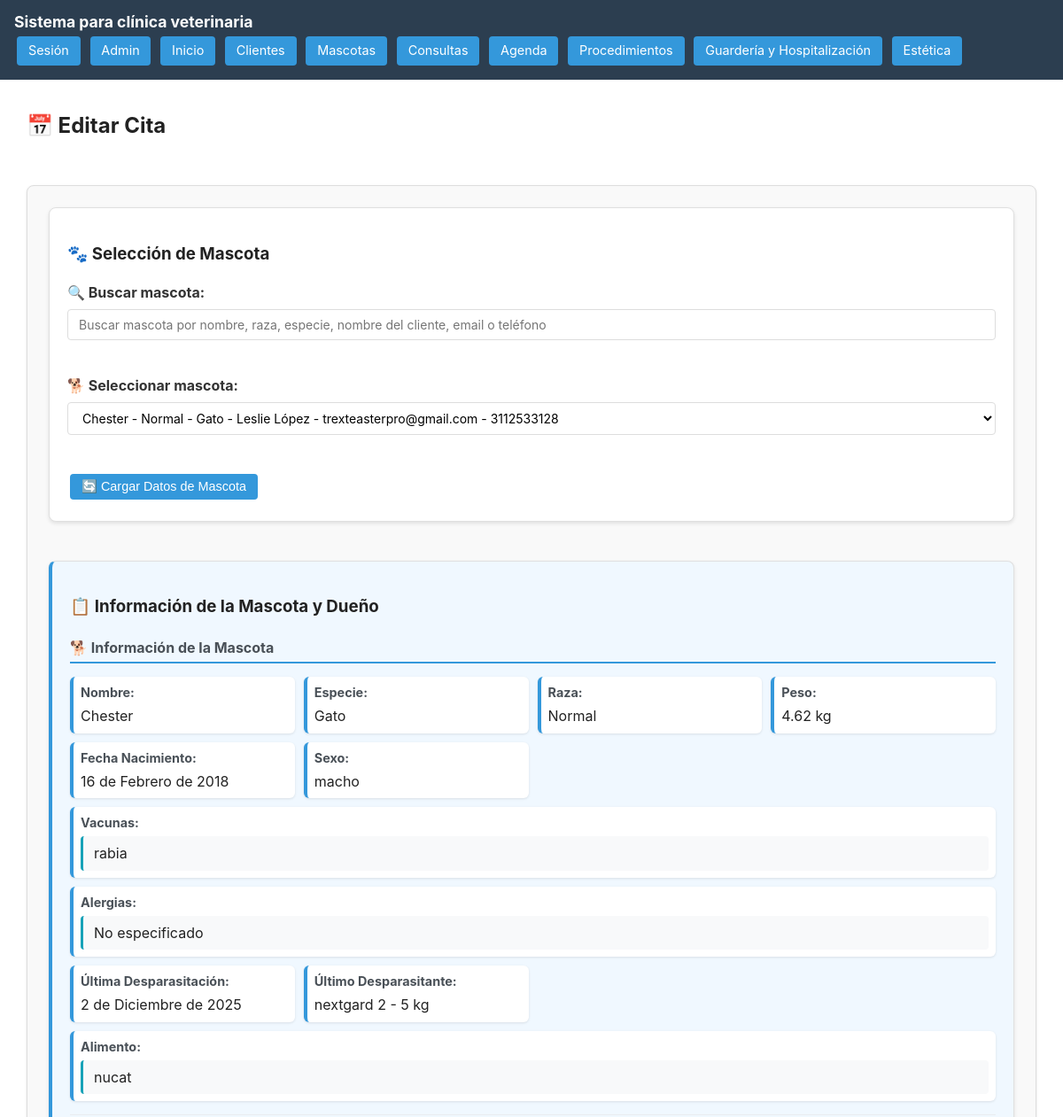
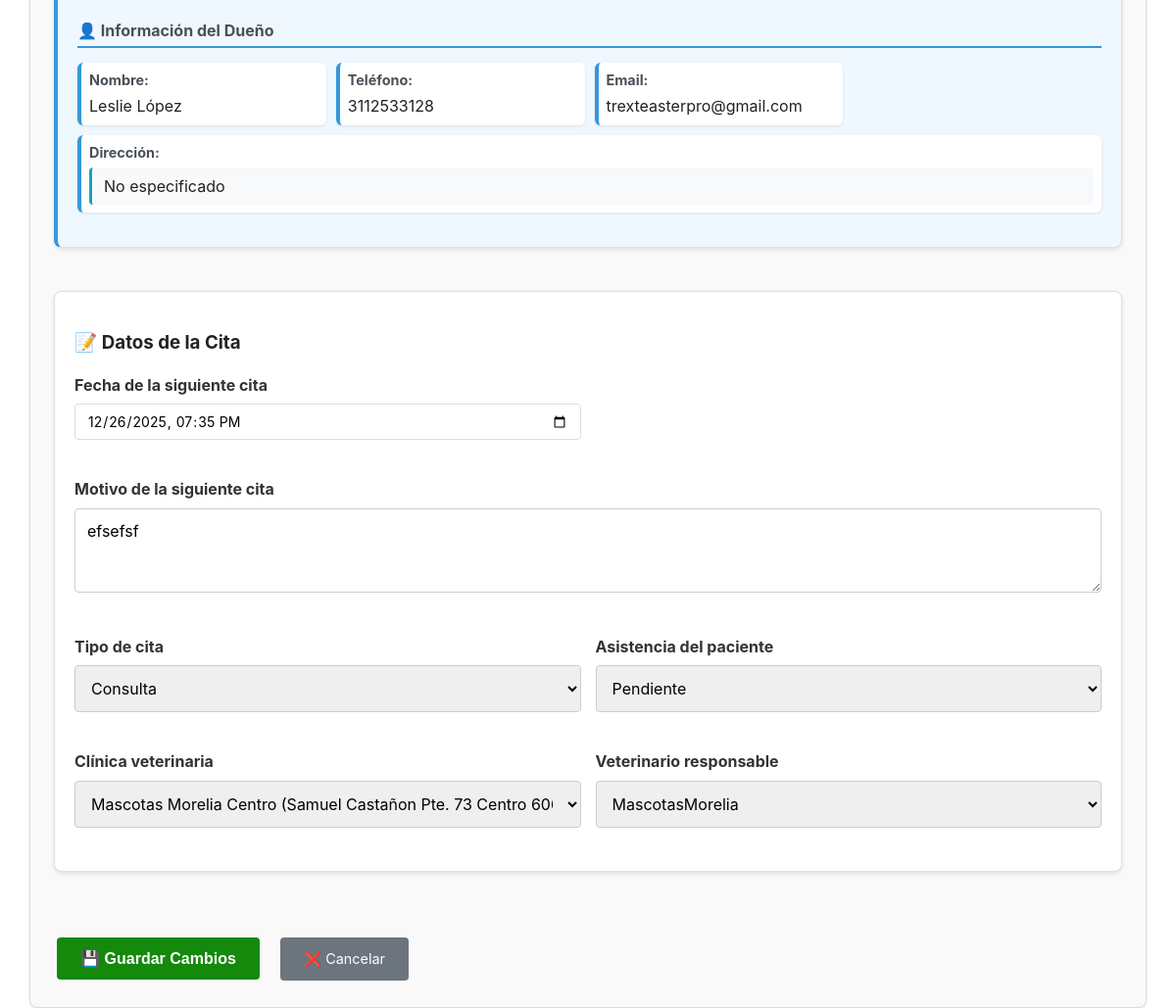
The app's page /agenda/editarProximasCitas/39/ (signed in) with its own data (2 pictures, top to bottom).
### ClientesMascotas/models.py (models this page shows)
class Mascotas(models.Model):
    SEXOS = [
        ('macho', 'macho'),
        ('hembra', 'hembra'),
    ]
    cliente = models.ForeignKey(Clientes, on_delete=models.CASCADE)
    nombre = models.CharField(max_length=255)
    especie = models.CharField(max_length=255)
    raza = models.CharField(max_length=255)
    fechaNacimiento = models.DateField()
    peso = models.FloatField()
    vacunas = models.TextField(blank=True)
    ultimaDesparasitacion = models.DateField(blank= True, null=True)
    ultimoDesparasitante = models.TextField(blank=True)
    alergias = models.TextField(blank=True)
    vive = models.BooleanField(default=True)
    sexo = models.CharField(
        max_length=20,
        choices=SEXOS,
        default='macho'  # puedes poner un valor por defecto si quieres
    )
    alimento = models.TextField(blank = True)

class Clientes(models.Model):
    nombre = models.CharField(max_length=255)
    email = models.EmailField(unique=True, blank = True)
    telefono = models.CharField(max_length=20, unique = True)
    direccion = models.TextField(blank=True)

### Agenda/models.py (models this page shows)
class SiguientesCitas(models.Model):
    CLINICAS = [
        ('Mascotas Morelia Centro (Samuel Castañon Pte. 73 Centro 60600 Apatzingán, Mich. Número 453-227-1694)', 'Mascotas Morelia Centro (Samuel Castañon Pte. 73 Centro 60600 Apatzingán, Mich. Número 453-227-1694)'),
    ]
    ESTADOS_ASISTENCIAS = [
        ('Pendiente', 'Pendiente'),
        ('Si asistió', 'Si asistió'),
        ('No asistió', 'No asistió'),
    ]
    TIPOS_CITA = [
        ('Consulta', 'Consulta'),
        ('Operación médica', 'Operación médica'),
        ('Desparasitación', 'Desparasitación'),
        ('Vacunación', 'Vacunación'),
        ('Servicio de estética', 'Servicio de estética'),
    ]
    fechaSiguienteCita = models.DateTimeField()
    descripcionCita = models.TextField(blank=True)
    tipoCita = models.CharField(
        max_length=64,
        choices= TIPOS_CITA,
        default= 'Consulta'
    )
    asistencia = models.CharField(
        max_length=64,
        choices= ESTADOS_ASISTENCIAS,
        default= 'Pendiente'
    )
    veterinario =  models.ForeignKey(User, on_delete=models.CASCADE)
    mascota = models.ForeignKey(Mascotas, on_delete=models.CASCADE)
    clinicaVeterinaria = models.CharField(
        max_length=255,
        choices=CLINICAS,
        default='Mascotas Morelia Centro (Samuel Castañon Pte. 73 Centro 60600 Apatzingán, Mich. Número 453-227-1694)'  # puedes poner un valor por defecto si quieres
    )

### Agenda/views.py (the view)
# urls.py: path('editarProximasCitas/<int:pk>/', views.editar_proxima_cita, name='editar-proximas-citas'),
@login_required
def editar_proxima_cita(request, pk):
    proxConsulta = get_object_or_404(SiguientesCitas, pk=pk)
    mascotas = Mascotas.objects.all().select_related('cliente')
    mascota_id = request.GET.get('mascota') or str(proxConsulta.mascota.id) if proxConsulta.mascota else None
    initial_data = {}
    datos_mascota = None
    if mascota_id:
        try:
            mascota = Mascotas.objects.get(pk=mascota_id)
            datos_mascota = {
                'nombre': mascota.nombre,
                'especie': mascota.especie,
                'raza': mascota.raza,
                'fechaNacimiento': mascota.fechaNacimiento,
                'peso': mascota.peso,
                'sexo': mascota.get_sexo_display(),
                'vacunas': mascota.vacunas,
                'alergias': mascota.alergias,
                'ultimaDesparasitacion': mascota.ultimaDesparasitacion,
                'ultimoDesparasitante': mascota.ultimoDesparasitante,
                'alimento': mascota.alimento,
                'cliente_nombre': mascota.cliente.nombre,
                'cliente_telefono': mascota.cliente.telefono,
                'cliente_email': mascota.cliente.email,
                'cliente_direccion': mascota.cliente.direccion,
            }
            datos_mascota_n8n = {
                'nombre': mascota.nombre,
                'especie': mascota.especie,
                'raza': mascota.raza,
                'peso': mascota.peso,
                'sexo': mascota.get_sexo_display(),
                'cliente_nombre': mascota.cliente.nombre,
                'cliente_email': mascota.cliente.email,
            }
        except Mascotas.DoesNotExist:
            mascota_id = None
    if request.method == 'POST':
        form = UpdateSiguienteCitaForm(request.POST, instance=proxConsulta)
        if form.is_valid():
            proxConsultaEditada = form.save(commit=False)
            mascota_id = request.POST.get('mascota')
            if mascota_id:
                proxConsultaEditada.mascota_id = mascota_id
            proxConsultaEditada.save()
            if proxConsultaEditada.asistencia == 'Pendiente':
                datos_formulario = {
                    'ID': str(proxConsultaEditada.pk),
                    'fecha_cita': form.cleaned_data["fechaSiguienteCita"],
                    'motivo' : form.cleaned_data["descripcionCita"],
                    'tipo_cita' : form.cleaned_data["tipoCita"],
                    'veterinaria' : form.cleaned_data["clinicaVeterinaria"],
                    'veterinario': str(request.user),
                    'correo_veterinario': str(request.user.email),
                    'mensaje_Enviado' : "no",
                    'sheet': 'agenda'
                }
                enviar_datos(datos_mascota_n8n, datos_formulario, "http://localhost:5678/webhook/editar-datos")
            messages.success(request, "Cita actualizada correctamente.")
            return redirect('ver-proximas-citas')
    else:
        form = UpdateSiguienteCitaForm(instance=proxConsulta)
    return render(request, 'agenda/proximasCitas/editarProximaCita.html', {
        'form': form,
        'mascotas': mascotas,
        'mascota_id': mascota_id,
        'datos_mascota': datos_mascota,
        'cita_actual': proxConsulta
    })

### templates/agenda/proximasCitas/editarProximaCita.html (shortened to what this page needs)
{% extends 'base.html' %}
{% block content %}
<section class="container">
    <div class="header-actions">
        <h2>📅 Editar Cita</h2>
    </div>
    <form method="post">
        <div class="form-section">
            <h3>🐾 Selección de Mascota</h3>
            <div class="form-group">
                <label for="mascota-search">🔍 Buscar mascota:</label>
                <input
                    type="text"
                    id="mascota-search"
                    placeholder="Buscar mascota por nombre, raza, especie, nombre del cliente, email o teléfono"
                    class="search-input"
                >
            </div>
            <div class="form-group">
                <label for="mascota">🐕 Seleccionar mascota:</label>
                <select id="mascota" name="mascota" class="searchable-dropdown" required>
                    {% for mascota in mascotas %}
                    <option
                        value="{{ mascota.id }}"
                        data-nombre="{{ mascota.nombre|escapejs }}"
                        data-especie="{{ mascota.especie|escapejs }}"
                        data-raza="{{ mascota.raza|escapejs }}"
                        data-peso="{{ mascota.peso }}"
                        data-fechanacimiento="{{ mascota.fechaNacimiento }}"
                        data-sexo="{{ mascota.get_sexo_display|escapejs }}"
                        data-vacunas="{{ mascota.vacunas|escapejs }}"
                        data-alergias="{{ mascota.alergias|escapejs }}"
                        data-ultimadesparasitacion="{{ mascota.ultimaDesparasitacion }}"
                        data-ultimodesparasitante="{{ mascota.ultimoDesparasitante|escapejs }}"
                        data-alimento="{{ mascota.alimento|escapejs }}"
                        data-cliente="{{ mascota.cliente.nombre|escapejs }}"
                        data-telefono="{{ mascota.cliente.telefono|escapejs }}"
                        data-email="{{ mascota.cliente.email|escapejs }}"
                        data-direccion="{{ mascota.cliente.direccion|escapejs }}"
                        {% if mascota.id == cita_actual.mascota.id %}selected{% endif %}
                        {% if mascota.id|stringformat:"s" == mascota_id|stringformat:"s" %}selected{% endif %}
                    >
                        {{ mascota.nombre }} - {{ mascota.raza }} - {{ mascota.especie }} -
                    </option>
                    {% endfor %}
                </select>
            </div>
            <button type="button" id="cargar-mascota-btn" class="btn-home">
                🔄 Cargar Datos de Mascota
            </button>
        </div>
        {% if datos_mascota %}
        <div class="form-section" style="background: #f0f8ff; border-left: 4px solid #3498db;">
            <h3>📋 Información de la Mascota y Dueño</h3>
            <div class="info-section">
                <h4>🐕 Información de la Mascota</h4>
                <div class="info-grid">
                    <div class="info-item">
                        <strong>Nombre:</strong>
                        <span>{{ datos_mascota.nombre }}</span>
                    </div>
                    <div class="info-item">
                        <strong>Especie:</strong>
                        <span>{{ datos_mascota.especie }}</span>
                    </div>
                    <div class="info-item">
                        <strong>Raza:</strong>
                        <span>{{ datos_mascota.raza }}</span>
                    </div>
                    <div class="info-item">
                        <strong>Peso:</strong>
                        <span>{{ datos_mascota.peso }} kg</span>
                    </div>
                    <div class="info-item">
                        <strong>Fecha Nacimiento:</strong>
                        <span>{{ datos_mascota.fechaNacimiento }}</span>
                    </div>
                    <div class="info-item">
                        <strong>Sexo:</strong>
                        <span>{{ datos_mascota.sexo }}</span>
                    </div>
                    <div class="info-item full-width">
                        <strong>Vacunas:</strong>
                        <div class="info-content">
                            {{ datos_mascota.vacunas|default:"No especificado" }}
                        </div>
                    </div>
                    <div class="info-item full-width">
                        <strong>Alergias:</strong>
                        <div class="info-content">
                            {{ datos_mascota.alergias|default:"No especificado" }}
                        </div>
                    </div>
                    <div class="info-item">
                        <strong>Última Desparasitación:</strong>
                        <span>{{ datos_mascota.ultimaDesparasitacion|default:"No registrada" }}</span>
                    </div>
                    <div class="info-item">
                        <strong>Último Desparasitante:</strong>
                        <span>{{ datos_mascota.ultimoDesparasitante|default:"No especificado" }}</span>
                    </div>
                    <div class="info-item full-width">
                        <strong>Alimento:</strong>
                        <div class="info-content">
                            {{ datos_mascota.alimento|default:"No especificado" }}
                        </div>
                    </div>
                </div>
            </div>
            <div class="info-section">
                <h4>👤 Información del Dueño</h4>
                <div class="info-grid">
                    <div class="info-item">
                        <strong>Nombre:</strong>
                        <span>{{ datos_mascota.cliente_nombre }}</span>
                    </div>
                    <div class="info-item">
                        <strong>Teléfono:</strong>
                        <span>{{ datos_mascota.cliente_telefono }}</span>
                    </div>
                    <div class="info-item">
                        <strong>Email:</strong>
                        <span>{{ datos_mascota.cliente_email }}</span>
                    </div>
                    <div class="info-item full-width">
                        <strong>Dirección:</strong>
                        <div class="info-content">
                            {{ datos_mascota.cliente_direccion|default:"No especificado" }}
                        </div>
                    </div>
                </div>
            </div>
        </div>
        {% endif %}
        <div class="form-section">
            <h3>📝 Datos de la Cita</h3>
            <div class="form-grid">
                {% for field in form %}
                    {% if field.name != 'mascota' %}
                    <div class="form-group {% if field.name == 'descripcionCita' %}full-width{% endif %}">
                        <label for="{{ field.id_for_label }}">{{ field.label }}</label>
                        {{ field }}
                    </div>
                    {% endif %}
                {% endfor %}
            </div>
        </div>
        <div class="action-buttons">
            <button type="submit" class="btn-home" style="background: var(--btn-agr); padding: 12px 24px;">
                💾 Guardar Cambios
            </button>
            <a href="{% url 'ver-proximas-citas' %}" class="btn-home" style="background: #6c757d; padding: 12px 24px;">
                ❌ Cancelar
            </a>
        </div>
    </form>
</section>
{% endblock %}

### records on screen
Mascotas: nombre "Chester", especie "Gato", raza "Normal", peso "4.62", fechaNacimiento "16 de Febrero de 2018", vacunas "rabia", ultimaDesparasitacion "2 de Diciembre de 2025", ultimoDesparasitante "nextgard 2 - 5 kg", alimento "nucat"
Clientes: cliente_nombre "Leslie López", cliente_telefono "3112533128", cliente_email "trexteasterpro@gmail.com"
SiguientesCitas: form "12/26/2025 19:35" "efsefsf" "Consulta" "Pendiente" "Mascotas Morelia Centro (Samuel Castañon Pte. 73 Centro 60600 Apatzingán, Mich. Número 453-227-1694)" "MascotasMorelia"

### other values on screen
{{ datos_mascota.sexo }} "macho"
{{ datos_mascota.alergias|default:"No especificado" }} "No especificado"
{{ datos_mascota.cliente_direccion|default:"No especificado" }} "No especificado"
{{ field.label }} "Fecha de la siguiente cita" "Motivo de la siguiente cita" "Tipo de cita" "Asistencia del paciente" "Clínica veterinaria" "Veterinario responsable"
form field mascota "Chester - Normal - Gato - Leslie López - trexteasterpro@gmail.com - 3112533128"
